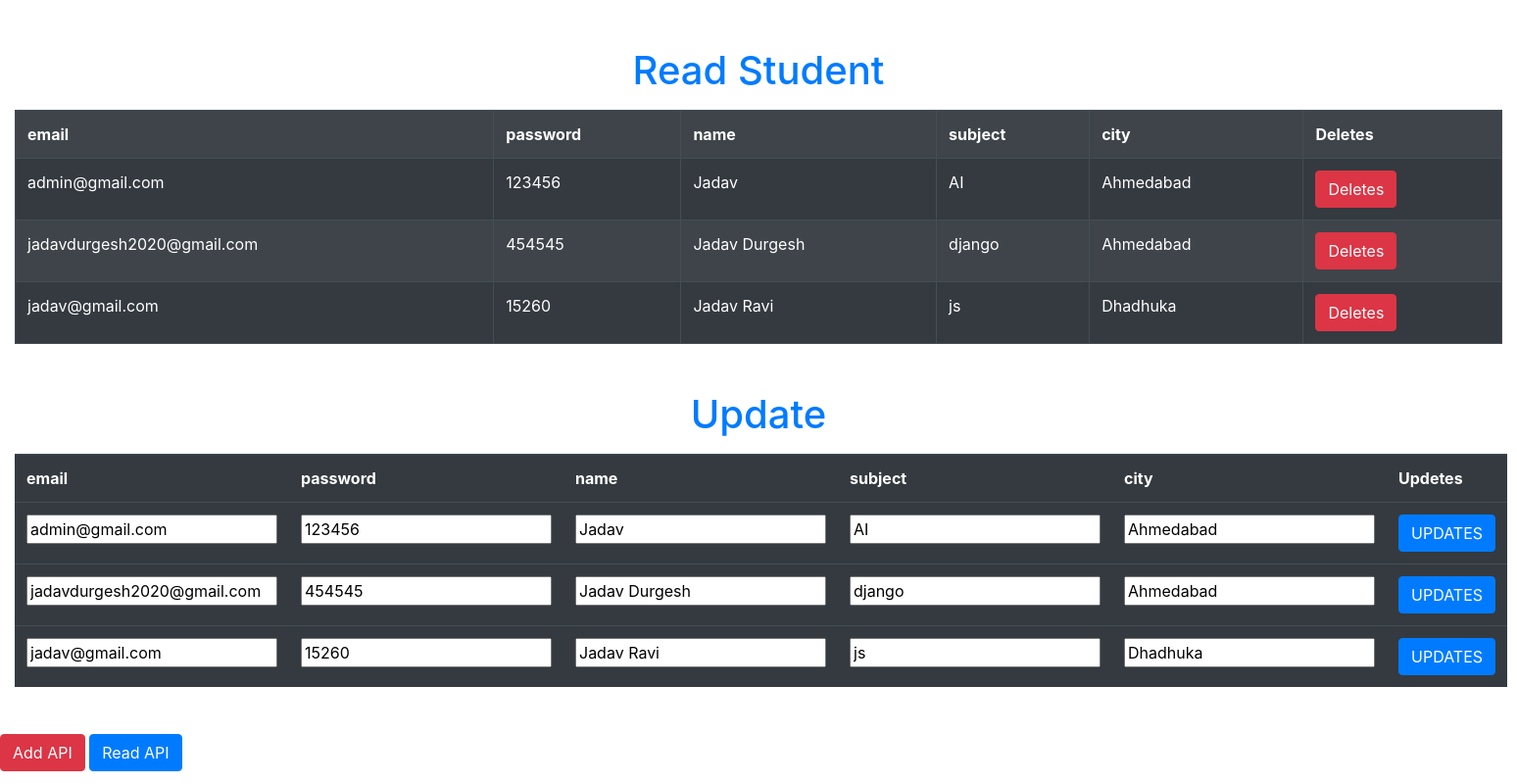
The app's page /read with its own data.
### api/models.py (models this page shows)
class Student(models.Model):
    name = models.CharField(max_length=30)
    email = models.EmailField(max_length=30)
    password = models.CharField(max_length=30)
    subject = models.CharField(max_length=30)
    city = models.CharField(max_length=30)

### api/views.py (the view)
# urls.py: path('read',views.read,name='read'),
def read(request):
    uid = Student.objects.all()
    context = {
        'uid' : uid
    }
    return render(request,"api/read.html",context)

### api/templates/api/read.html (shortened to what this page needs)
<!DOCTYPE html>
<html lang="en">
<head>
    <link rel="stylesheet" href="https://cdn.jsdelivr.net/npm/bootstrap@4.3.1/dist/css/bootstrap.min.css">
</head>
<body>
    <div class="container-fluid my-5">
        <h1 class="text-center text-primary mb-3">Read Student</h1>
    <table class="table table-dark table-striped" border="1">
        <tr>
            <th>email</th>
            <th>password</th>
            <th>name</th>
            <th>subject</th>
            <th>city</th>
            <th>Deletes</th>
        </tr>
        {% for i in uid %}
        <tr>
            <td>{{i.email}}</td>
            <td>{{i.password}}</td>
            <td>{{i.name}}</td>
            <td>{{i.subject}}</td>
            <td>{{i.city}}</td>
            <td><a href="deletes/{{i.id}}" class="btn btn-danger">Deletes</a></td>
        </tr>
        {% endfor %}
    </table>
    </div>
    <div class="container-fluid my-5">
        <h1 class="text-center text-primary mb-3">Update</h1>
        <table class="table table-dark">
            <tr>
                <th>email</th>
                <th>password</th>
                <th>name</th>
                <th>subject</th>
                <th>city</th>
                <th>Updetes</th>
            </tr>
            {% for i in uid %}
            <tr>
                <form action="updates/{{i.id}}" method="POST">
                  <td><input type="email" name="email" value="{{i.email}}"></td>
                  <td><input type="text" name="password" value="{{i.password}}"></td>
                  <td><input type="text" name="name" value="{{i.name}}"></td>
                  <td><input type="text" name="subject" value="{{i.subject}}"></td>
                  <td><input type="text" name="city" value="{{i.city}}"></td>
                  <td><input type="submit" value="UPDATES" class="btn btn-primary"></td>
                </form>
            </tr>
            {% endfor %}
        </table>
    </div>
    <a href="{% url 'add' %}" class="btn btn-danger">Add API</a>
    <a href="{% url 'Student_all' %}" class="btn btn-primary">Read API</a>
</body>
</html>

### records on screen
Student: email "admin@gmail.com", password "123456", name "Jadav", subject "AI", city "Ahmedabad"
Student: email "jadavdurgesh2020@gmail.com", password "454545", name "Jadav Durgesh", subject "django", city "Ahmedabad"
Student: email "jadav@gmail.com", password "15260", name "Jadav Ravi", subject "js", city "Dhadhuka"
